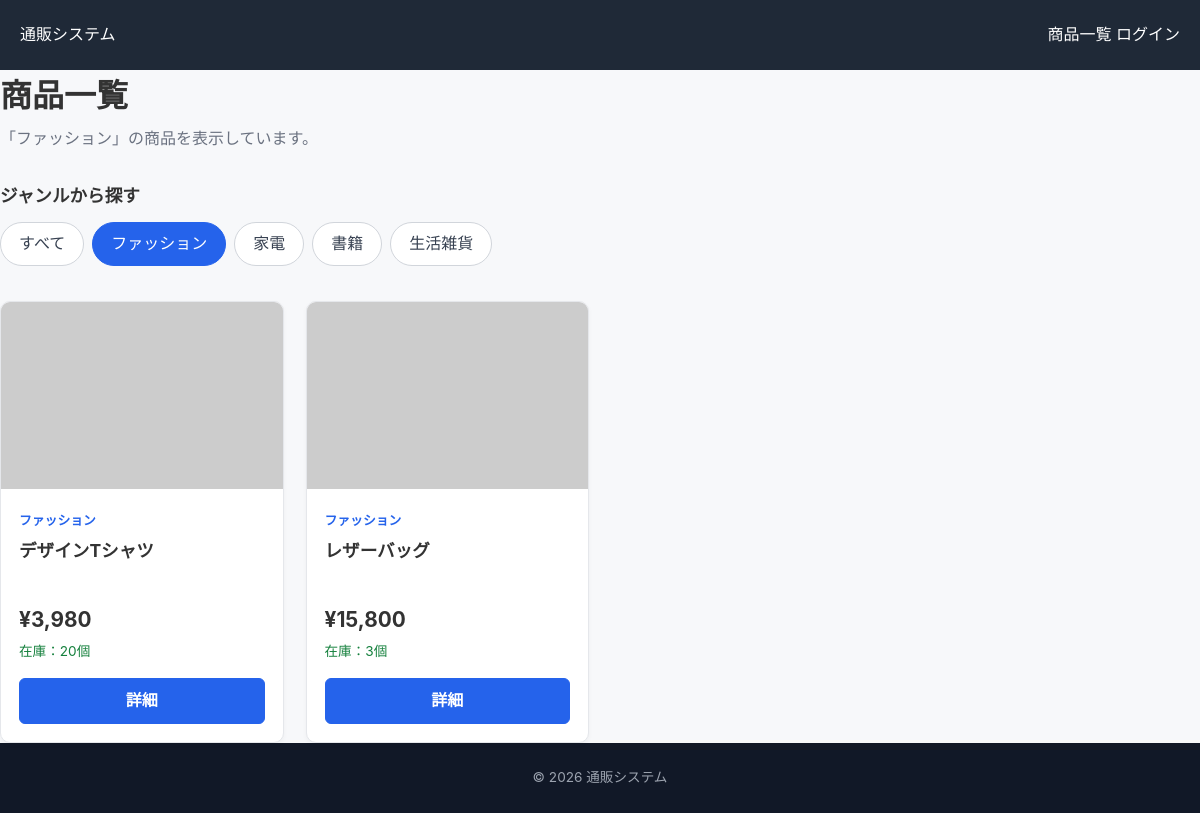
The page /?genre=ファッション on the database its author committed.
### tables this page shows
CREATE TABLE products (
            id INTEGER PRIMARY KEY AUTOINCREMENT,
            name TEXT NOT NULL,
            price INTEGER NOT NULL,
            genre TEXT NOT NULL,
            stock INTEGER NOT NULL DEFAULT 0,
            image_url TEXT,
            description TEXT NOT NULL
        );

### app.py (the view, shortened to what this page needs)
@app.route("/")
def index():
    db = get_db()
    genre = request.args.get("genre", "").strip()
    if genre:
        products = db.execute(
            """
            SELECT *
            FROM products
            WHERE genre = ?
            ORDER BY id
            """,
            (genre,),
        ).fetchall()
    genres = db.execute(
        """
        SELECT DISTINCT genre
        FROM products
        ORDER BY genre
        """
    ).fetchall()
    return render_template(
        "index.html",
        products=products,
        genres=genres,
        selected_genre=genre,
    )

### app.py (called while the page is built, shortened)
def get_db():
    if "db" not in g:
        g.db = sqlite3.connect(DATABASE)
        g.db.row_factory = sqlite3.Row
    return g.db

@app.context_processor
def inject_current_user():
    user = None
    return {
        "current_user": user
    }

### templates/index.html (shortened to what this page needs)
{% extends "base.html" %}
{% block content %}
<section class="page-header">
    <div>
        <h1>商品一覧</h1>
        {% if selected_genre %}
            <p>
                「{{ selected_genre }}」の商品を表示しています。
            </p>
        {% else %}
            <p>
                商品をお選びください。
            </p>
        {% endif %}
    </div>
</section>
<section class="genre-filter">
    <h2>ジャンルから探す</h2>
    <div class="genre-buttons">
        <a
            href="{{ url_for('index') }}"
            class="genre-button {% if not selected_genre %}active{% endif %}"
        >
            すべて
        </a>
        {% for genre in genres %}
            <a
                href="{{ url_for('index', genre=genre['genre']) }}"
                class="genre-button {% if selected_genre == genre['genre'] %}active{% endif %}"
            >
                {{ genre["genre"] }}
            </a>
        {% endfor %}
    </div>
</section>
<section class="products-section">
    {% if products %}
        <div class="product-grid">
            {% for product in products %}
                <article class="product-card">
                    <div class="product-image-wrapper">
                        <img
                            src="{{ product['image_url'] }}"
                            alt="{{ product['name'] }}"
                            class="product-image"
                        >
                    </div>
                    <div class="product-content">
                        <span class="product-genre">
                            {{ product["genre"] }}
                        </span>
                        <h2 class="product-name">
                            {{ product["name"] }}
                        </h2>
                        <p class="product-price">
                            ¥{{ "{:,}".format(product["price"]) }}
                        </p>
                        {% if product["stock"] > 0 %}
                            <p class="stock in-stock">
                                在庫：{{ product["stock"] }}個
                            </p>
                        {% else %}
                            <p class="stock out-of-stock">
                                在庫切れ
                            </p>
                        {% endif %}
                        <a
                            href="{{ url_for(
                                'product_detail',
                                product_id=product['id']
                            ) }}"
                            class="primary-button detail-button"
                        >
                            詳細
                        </a>
                    </div>
                </article>
            {% endfor %}
        </div>
    {% endif %}
</section>
{% endblock %}

### static/css/style.css (style rules this page uses)
* { box-sizing: border-box; }
html { font-size: 16px; }
body { margin: 0; padding: 0; font-family: -apple-system, BlinkMacSystemFont, "Segoe UI", "Hiragino Kaku Gothic ProN", "Hiragino Sans", "Yu Gothic", YuGothic, Meiryo, sans-serif; color: #333; background: #f7f8fa; line-height: 1.6; }
a { color: inherit; text-decoration: none; }
.page-header { margin-bottom: 30px; }
.page-header h1 { margin: 0 0 5px; font-size: 2rem; }
.page-header p { margin: 0; color: #6b7280; }
.genre-filter { margin-bottom: 35px; }
.genre-filter h2 { font-size: 1.1rem; margin: 0 0 12px; }
.genre-buttons { display: flex; flex-wrap: wrap; gap: 8px; }
.genre-button { display: inline-block; padding: 8px 18px; border: 1px solid #d1d5db; border-radius: 999px; background: #fff; color: #374151; transition: background 0.2s, color 0.2s, border-color 0.2s; }
.genre-button.active { border-color: #2563eb; background: #2563eb; color: #fff; }
.product-grid { display: grid; grid-template-columns: repeat(4, minmax(0, 1fr)); gap: 22px; }
.product-card { background: #fff; border: 1px solid #e5e7eb; border-radius: 10px; overflow: hidden; box-shadow: 0 2px 5px rgba(0, 0, 0, 0.04); transition: transform 0.2s, box-shadow 0.2s; }
.product-image-wrapper { position: relative; width: 100%; aspect-ratio: 3 / 2; overflow: hidden; background: #f3f4f6; }
.product-image { width: 100%; height: 100%; object-fit: cover; display: block; }
.product-content { padding: 18px; }
.product-genre { display: inline-block; margin-bottom: 5px; color: #2563eb; font-size: 0.8rem; font-weight: bold; }
.product-name { margin: 0 0 10px; font-size: 1.1rem; min-height: 3.2em; }
.product-price { margin: 0 0 5px; font-size: 1.3rem; font-weight: bold; }
.stock { margin: 0 0 15px; font-size: 0.85rem; }
.in-stock { color: #15803d; }
.primary-button, .secondary-button, .cart-button { display: inline-flex; align-items: center; justify-content: center; min-height: 44px; padding: 9px 20px; border-radius: 6px; font-weight: bold; cursor: pointer; transition: background 0.2s, border-color 0.2s, color 0.2s; }
.primary-button { border: 1px solid #2563eb; background: #2563eb; color: #fff; }
.detail-button { width: 100%; }

### rows shown on the page
products: genre "ファッション", name "デザインTシャツ", price "3,980", stock "20"
products: genre "ファッション", name "レザーバッグ", price "15,800", stock "3"

### other values the page prints
{{ selected_genre }} "ファッション"
{{ genre["genre"] }} "ファッション" "家電" "書籍" "生活雑貨"
